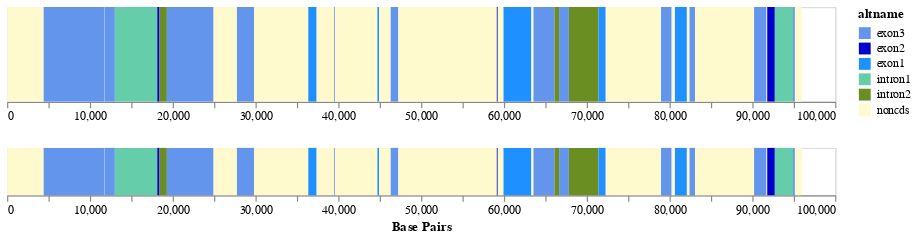

Notebook code cell kept with this figure:
### Markdown cell above
## Interactive Plot
You can visualize complex chromosomes using an interactive altair plot instead of the static toyplot by using the `inspect` function. For this feature to function properly, you *must* assign each of your genomic elements a unique `altname`. The altnames should contain `ex` and `int` to allow shadie to recognize them as either exons or introns. Otherwise, shadie will try to assign any non-neutral regions as exons and all neutral regions will be non-coding. 

Highlight areas on the lower plot to zoom in on the upper plot. Click anywhere on the lower plot to re-set the zoom. Hover over either plot for more information about each genomic element. 

*Note: this feature can be a little glitchy between altair updates.*

### Code cell
my_random_chrom.inspect()

### Figure 1 — Vega-Lite specification as saved in the notebook (floating-point values rounded to 4 significant figures)
{"config": {"view": {"continuousWidth": 400, "continuousHeight": 300}}, "vconcat": [{"mark": "rect", "encoding": {"color": {"field": "altname", "scale": {"domain": ["exon3", "exon2", "exon1", "intron1", "intron2", "noncds"], "range": ["cornflowerblue", "mediumblue", "dodgerblue", "mediumaquamarine", "olivedrab", "lemonchiffon"]}, "type": "nominal"}, "tooltip": [{"field": "eltype", "title": "Element Type", "type": "nominal"}, {"field": "altname", "title": "Name", "type": "nominal"}, {"field": "length", "title": "Length", "type": "quantitative"}, {"field": "x1", "title": "Start", "type": "quantitative"}, {"field": "x2", "title": "Stop", "type": "quantitative"}], "x": {"field": "x1", "scale": {"domain": {"selection": "selector007"}}, "title": null, "type": "quantitative"}, "x2": {"field": "x2"}, "y": {"axis": null, "field": "y1", "type": "quantitative"}, "y2": {"field": "y2"}}, "height": 80, "width": 700}, {"mark": "rect", "encoding": {"color": {"field": "altname", "scale": {"domain": ["exon3", "exon2", "exon1", "intron1", "intron2", "noncds"], "range": ["cornflowerblue", "mediumblue", "dodgerblue", "mediumaquamarine", "olivedrab", "lemonchiffon"]}, "type": "nominal"}, "tooltip": [{"field": "eltype", "title": "Element Type", "type": "nominal"}, {"field": "altname", "title": "Name", "type": "nominal"}, {"field": "length", "title": "Length", "type": "quantitative"}, {"field": "x1", "title": "Start", "type": "quantitative"}, {"field": "x2", "title": "Stop", "type": "quantitative"}], "x": {"axis": {"title": "Base Pairs"}, "field": "x1", "type": "quantitative"}, "x2": {"field": "x2"}, "y": {"axis": null, "field": "y1", "type": "quantitative"}, "y2": {"field": "y2"}}, "height": 40, "selection": {"selector007": {"type": "interval", "encodings": ["x"], "mark": {"fill": "red", "fillOpacity": 0.7, "stroke": "black"}}}, "width": 700}], "data": {"name": "data-fad13ed380a18c4b1a1c3211f9d5da7f"}, "$schema": "https://vega.github.io/schema/vega-lite/v4.17.0.json", "datasets": {"data-fad13ed380a18c4b1a1c3211f9d5da7f": [{"eltype": "g3", "category": "noncds", "altname": "noncds", "length": 4411, "x1": 1, "x2": 4412, "y1": 0, "y2": 1}, {"eltype": "g8", "category": "exon", "altname": "exon3", "length": 7292, "x1": 4413, "x2": 11705, "y1": 0, "y2": 1}, {"eltype": "g3", "category": "noncds", "altname": "noncds", "length": 37, "x1": 11706, "x2": 11743, "y1": 0, "y2": 1}, {"eltype": "g8", "category": "exon", "altname": "exon3", "length": 1269, "x1": 11744, "x2": 13013, "y1": 0, "y2": 1}, {"eltype": "g9", "category": "intron", "altname": "intron1", "length": 5120, "x1": 13014, "x2": 18134, "y1": 0, "y2": 1}, {"eltype": "g7", "category": "exon", "altname": "exon2", "length": 270, "x1": 18135, "x2": 18405, "y1": 0, "y2": 1}, {"eltype": "g10", "category": "intron", "altname": "intron2", "length": 888, "x1": 18406, "x2": 19294, "y1": 0, "y2": 1}, {"eltype": "g8", "category": "exon", "altname": "exon3", "length": 5638, "x1": 19295, "x2": 24933, "y1": 0, "y2": 1}, {"eltype": "g3", "category": "noncds", "altname": "noncds", "length": 2819, "x1": 24934, "x2": 27753, "y1": 0, "y2": 1}, {"eltype": "g8", "category": "exon", "altname": "exon3", "length": 2063, "x1": 27754, "x2": 29817, "y1": 0, "y2": 1}, {"eltype": "g3", "category": "noncds", "altname": "noncds", "length": 6554, "x1": 29818, "x2": 36372, "y1": 0, "y2": 1}, {"eltype": "g6", "category": "exon", "altname": "exon1", "length": 1006, "x1": 36373, "x2": 37379, "y1": 0, "y2": 1}, {"eltype": "g3", "category": "noncds", "altname": "noncds", "length": 2090, "x1": 37380, "x2": 39470, "y1": 0, "y2": 1}, {"eltype": "g8", "category": "exon", "altname": "exon3", "length": 111, "x1": 39471, "x2": 39582, "y1": 0, "y2": 1}, {"eltype": "g3", "category": "noncds", "altname": "noncds", "length": 5136, "x1": 39583, "x2": 44719, "y1": 0, "y2": 1}, {"eltype": "g6", "category": "exon", "altname": "exon1", "length": 204, "x1": 44720, "x2": 44924, "y1": 0, "y2": 1}, {"eltype": "g3", "category": "noncds", "altname": "noncds", "length": 1390, "x1": 44925, "x2": 46315, "y1": 0, "y2": 1}, {"eltype": "g8", "category": "exon", "altname": "exon3", "length": 927, "x1": 46316, "x2": 47243, "y1": 0, "y2": 1}, {"eltype": "g3", "category": "noncds", "altname": "noncds", "length": 11890, "x1": 47244, "x2": 59134, "y1": 0, "y2": 1}, {"eltype": "g7", "category": "exon", "altname": "exon2", "length": 118, "x1": 59135, "x2": 59253, "y1": 0, "y2": 1}, {"eltype": "g3", "category": "noncds", "altname": "noncds", "length": 690, "x1": 59254, "x2": 59944, "y1": 0, "y2": 1}, {"eltype": "g6", "category": "exon", "altname": "exon1", "length": 3369, "x1": 59945, "x2": 63314, "y1": 0, "y2": 1}, {"eltype": "g3", "category": "noncds", "altname": "noncds", "length": 248, "x1": 63315, "x2": 63563, "y1": 0, "y2": 1}, {"eltype": "g8", "category": "exon", "altname": "exon3", "length": 2529, "x1": 63564, "x2": 66093, "y1": 0, "y2": 1}, {"eltype": "g10", "category": "intron", "altname": "intron2", "length": 562, "x1": 66094, "x2": 66656, "y1": 0, "y2": 1}, {"eltype": "g8", "category": "exon", "altname": "exon3", "length": 1183, "x1": 66657, "x2": 67840, "y1": 0, "y2": 1}, {"eltype": "g10", "category": "intron", "altname": "intron2", "length": 3573, "x1": 67841, "x2": 71414, "y1": 0, "y2": 1}, {"eltype": "g6", "category": "exon", "altname": "exon1", "length": 874, "x1": 71415, "x2": 72289, "y1": 0, "y2": 1}, {"eltype": "g3", "category": "noncds", "altname": "noncds", "length": 6676, "x1": 72290, "x2": 78966, "y1": 0, "y2": 1}, {"eltype": "g8", "category": "exon", "altname": "exon3", "length": 1287, "x1": 78967, "x2": 80254, "y1": 0, "y2": 1}, {"eltype": "g3", "category": "noncds", "altname": "noncds", "length": 391, "x1": 80255, "x2": 80646, "y1": 0, "y2": 1}, {"eltype": "g6", "category": "exon", "altname": "exon1", "length": 1442, "x1": 80647, "x2": 82089, "y1": 0, "y2": 1}, {"eltype": "g3", "category": "noncds", "altname": "noncds", "length": 319, "x1": 82090, "x2": 82409, "y1": 0, "y2": 1}, {"eltype": "g8", "category": "exon", "altname": "exon3", "length": 669, "x1": 82410, "x2": 83079, "y1": 0, "y2": 1}, {"eltype": "g3", "category": "noncds", "altname": "noncds", "length": 7123, "x1": 83080, "x2": 90203, "y1": 0, "y2": 1}, {"eltype": "g8", "category": "exon", "altname": "exon3", "length": 1503, "x1": 90204, "x2": 91707, "y1": 0, "y2": 1}, {"eltype": "g3", "category": "noncds", "altname": "noncds", "length": 84, "x1": 91708, "x2": 91792, "y1": 0, "y2": 1}, {"eltype": "g7", "category": "exon", "altname": "exon2", "length": 915, "x1": 91793, "x2": 92708, "y1": 0, "y2": 1}, {"eltype": "g9", "category": "intron", "altname": "intron1", "length": 2198, "x1": 92709, "x2": 94907, "y1": 0, "y2": 1}, {"eltype": "g8", "category": "exon", "altname": "exon3", "length": 223, "x1": 94908, "x2": 95131, "y1": 0, "y2": 1}, {"eltype": "g3", "category": "noncds", "altname": "noncds", "length": 830, "x1": 95132, "x2": 95962, "y1": 0, "y2": 1}]}}
